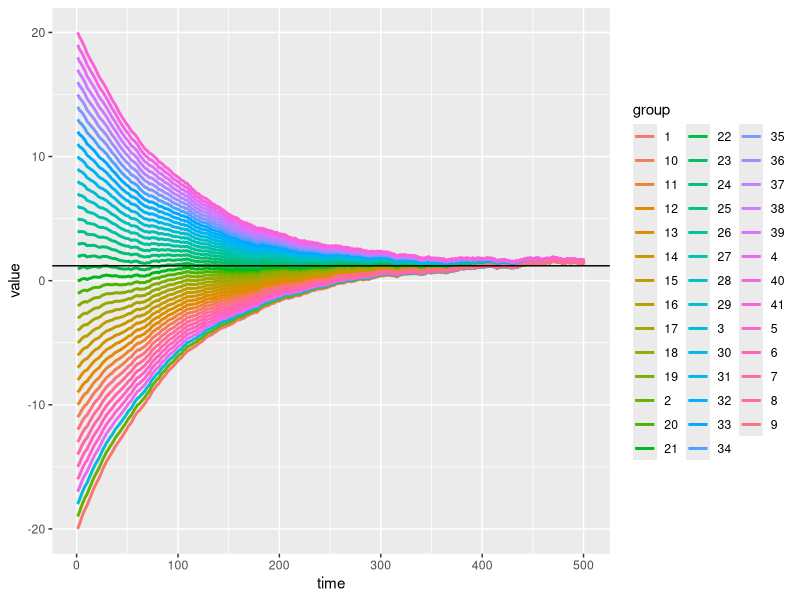
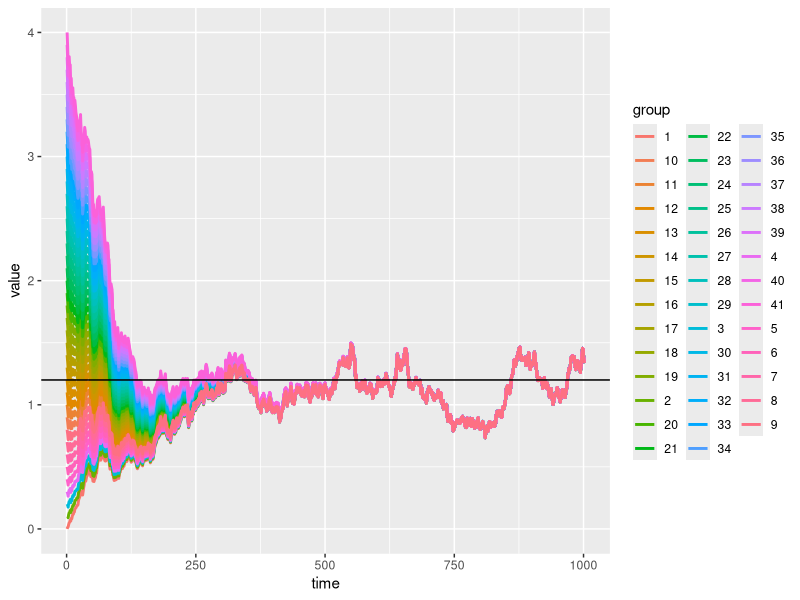

Generate these figures, in order, with R:
## ---- chunk 1

## ---- chunk 2
fuc = function(n,r){
  r = c(0.04,0.055,0.059,0.062,0.06382,0.0655,0.0665,0.06741,0.0683,0.069)
  a = 0
  for (i in (1:n)) {
    a = a + 1/(1+r[i])^i
  }
  c = (1-1/(1+r[n])^n)/a
  print(c)
}
fuc(1)
fuc(2)
fuc(3)
fuc(4)
fuc(5)
fuc(6)
fuc(7)
fuc(8)
fuc(9)
fuc(10)
## ---- chunk 3
fuc.1 = function(n,r){
  r = c(0.04,0.055,0.059,0.062,0.06382,0.0655,0.0665,0.06741,0.0683,0.069)
  f = ((1+r[n+1])^(n+1)/(1+r[1]))^(1/n)-1
  print(f)
}
fuc.1(1)
fuc.1(2)
fuc.1(3)
fuc.1(4)
fuc.1(5)
fuc.1(6)
fuc.1(7)
fuc.1(8)
fuc.1(9)
## ---- chunk 4
fuc = function(n,r){
  r = c(0.07,0.068,0.0662,0.0646,0.0633,0.0625,0.062,0.0616,0.06125,0.061)
  a = 0
  for (i in (1:n)) {
    a = a + 1/(1+r[i])^i
  }
  c = (1-1/(1+r[n])^n)/a
  print(c)
}
fuc(1)
fuc(2)
fuc(3)
fuc(4)
fuc(5)
fuc(6)
fuc(7)
fuc(8)
fuc(9)
fuc(10)
## ---- chunk 5
fuc.1 = function(n,r){
  r = c(0.07,0.068,0.0662,0.0646,0.0633,0.0625,0.062,0.0616,0.06125,0.061)
  f = ((1+r[n+1])^(n+1)/(1+r[1]))^(1/n)-1
  print(f)
}
fuc.1(1)
fuc.1(2)
fuc.1(3)
fuc.1(4)
fuc.1(5)
fuc.1(6)
fuc.1(7)
fuc.1(8)
fuc.1(9)
## ---- chunk 6
data = c()
theta = 1
mu = 1.2
sigma = 0.3
z = rnorm(501,0,0.1)
x = rep(0,501)
for (n in -20:20) {
  x[1] = n
  for (i in 2:501){
    x[i] = x[i-1] + theta*(mu-x[i-1])*0.01 + sigma*z[i]
  }
  data = cbind(data,x)
}
data  = as.data.frame(data)
for (m in 1:ncol(data)) {
  names(data)[m] = m
}
library(tidyr)
library(dplyr)
data.long = gather(data,group,value)
data.long = data.long %>% group_by(group) %>%
  mutate(time = c(1:501)) %>%
  ungroup()
data.long$group = as.factor(data.long$group)
library(ggplot2)
ggplot(data.long, aes(x = time, y = value, color = group))+
  geom_line(size = 1)+geom_hline(yintercept= mu)


## ---- chunk 7
data = c()
theta = 1
mu = 1.2
sigma = 0.3
z = rnorm(1001,0,0.1)
x = rep(0,1001)
for (n in seq(from = 0, to = 4, by = 0.1)) {
  x[1] = n
  for (i in 2:1001){
    if(x[i-1]>0){
      x[i] = x[i-1] + theta*(mu-x[i-1])*0.01 + sigma*z[i]*x[i-1]^0.5
    } else{
      x[i] = x[i-1] + theta*(mu-x[i-1])*0.01
    }
  }
  data = cbind(data,x)
}
data  = as.data.frame(data)
for (m in 1:ncol(data)) {
  names(data)[m] = m
}
library(tidyr)
library(dplyr)
data.long = gather(data,group,value)
data.long = data.long %>% group_by(group) %>%
  mutate(time = c(1:1001)) %>%
  ungroup()
data.long$group = as.factor(data.long$group)
library(ggplot2)
ggplot(data.long, aes(x = time, y = value, color = group))+
  geom_line(size = 1)+geom_hline(yintercept= mu)

